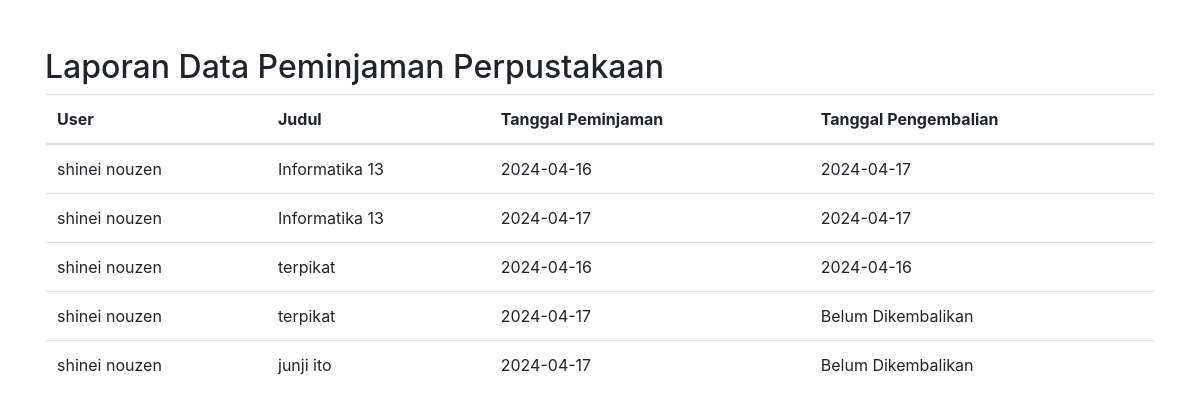
Screenshot of /admin/laporan.php (signed in) with the database file from the repository.
### tables this page shows
CREATE TABLE `peminjaman` (
  `PeminjamanID` int(11) NOT NULL,
  `UserID` int(11) NOT NULL,
  `BukuID` int(11) NOT NULL,
  `TanggalPeminjaman` date NOT NULL,
  `TanggalPengembalian` date DEFAULT NULL,
  `StatusPeminjaman` varchar(50) NOT NULL
);

CREATE TABLE `user` (
  `UserID` int(11) NOT NULL,
  `Username` varchar(255) NOT NULL,
  `Password` varchar(255) NOT NULL,
  `Email` varchar(255) NOT NULL,
  `NamaLengkap` varchar(255) NOT NULL,
  `Alamat` text NOT NULL,
  `Level` enum('admin','petugas','peminjam') NOT NULL
);

CREATE TABLE `buku` (
  `BukuID` int(11) NOT NULL,
  `Judul` varchar(255) NOT NULL,
  `Penulis` varchar(255) NOT NULL,
  `Penerbit` varchar(255) NOT NULL,
  `TahunTerbit` int(11) NOT NULL
);

### function/datalaporan.php (the view, shortened to what this page needs)
<?php
include "../configs/koneksi.php";
$sql = "SELECT * FROM peminjaman INNER JOIN user ON peminjaman.UserID = user.UserID INNER JOIN buku ON peminjaman.BukuID = buku.BukuID";
$result = $koneksi->query($sql);
if ($result->num_rows > 0) {
    while ($row = $result->fetch_assoc()) {
        $tanggal_pengembalian = $row["TanggalPengembalian"];
        if ($tanggal_pengembalian === null) {
          $tanggal_pengembalian = "Belum Dikembalikan";
        }
        echo "<tr>";
        echo "<td>" . $row['NamaLengkap'] . "</td>";
        echo "<td>" . $row['Judul'] . "</td>";
        echo "<td>" . $row['TanggalPeminjaman'] . "</td>";
        echo "<td>" . $tanggal_pengembalian . "</td>";
        echo "</tr>";
    }
} else {
    echo "<tr><td colspan='4'>Tidak ada data ditemukan</td></tr>";
}
?>

### rows the page displays
peminjaman: UserID.NamaLengkap "shinei nouzen", BukuID.Judul "Informatika 13", TanggalPeminjaman "2024-04-16", TanggalPengembalian "2024-04-17"
peminjaman: UserID.NamaLengkap "shinei nouzen", BukuID.Judul "Informatika 13", TanggalPeminjaman "2024-04-17", TanggalPengembalian "2024-04-17"
peminjaman: UserID.NamaLengkap "shinei nouzen", BukuID.Judul "terpikat", TanggalPeminjaman "2024-04-16", TanggalPengembalian "2024-04-16"
peminjaman: UserID.NamaLengkap "shinei nouzen", BukuID.Judul "terpikat", TanggalPeminjaman "2024-04-17", tanggal_pengembalian "Belum Dikembalikan"
peminjaman: UserID.NamaLengkap "shinei nouzen", BukuID.Judul "junji ito", TanggalPeminjaman "2024-04-17", tanggal_pengembalian "Belum Dikembalikan"
